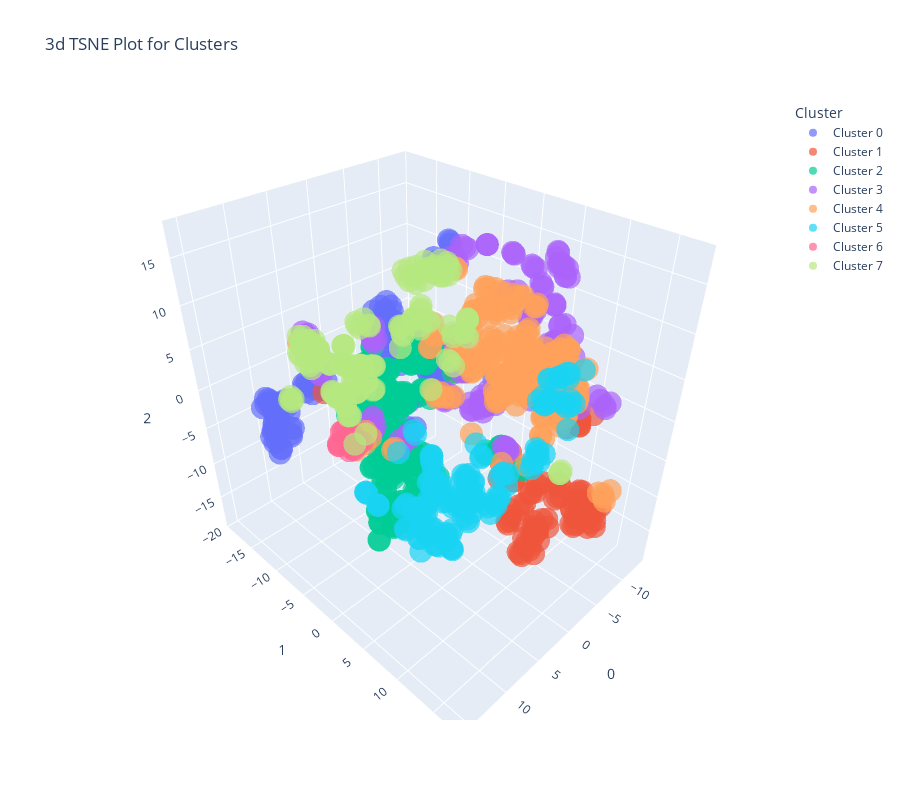

Notebook code for this chart:
### Markdown cell above
Few clusters (like 5 and 7) seem to separate well, many others are overlapping.

### Code cell
pc.plot_model(kmeans , plot = 'tsne')
